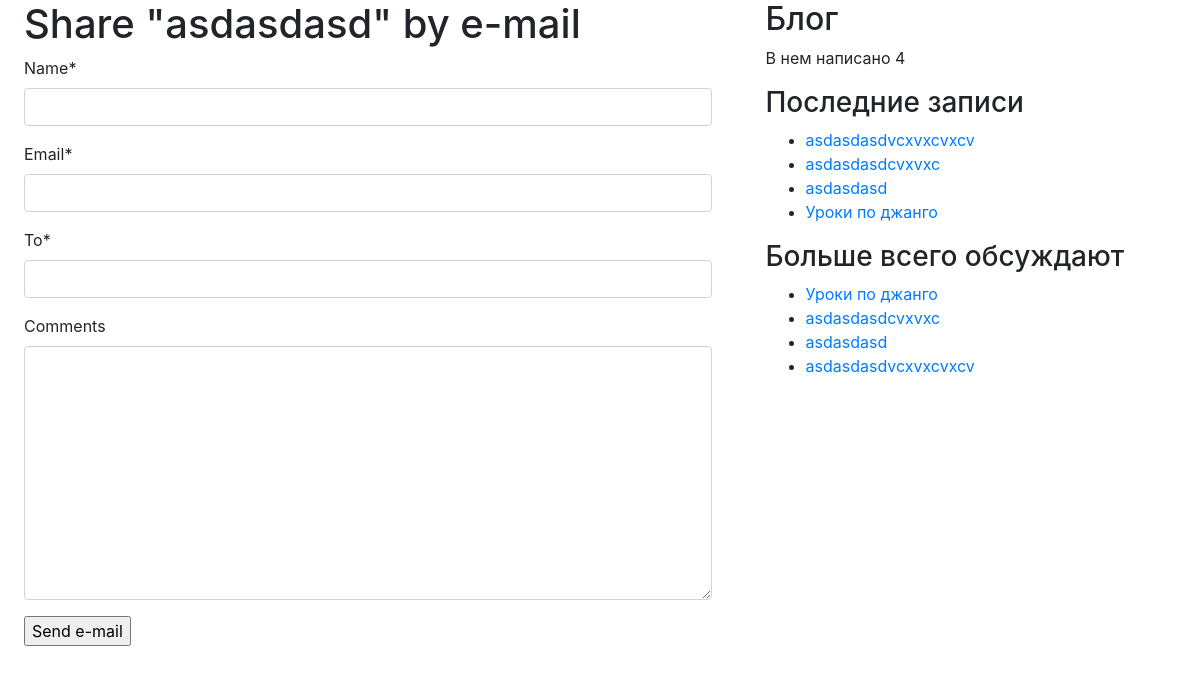
/blog/2/share/, run on the app's committed database.
### blog/models.py (models this page shows)
class Post(models.Model):
    def get_absolute_url(self):
        return reverse('post_detail',
                       args=[self.publish.year,
                             self.publish.strftime('%m'),
                             self.publish.strftime('%d'),
                             self.slug])
    STATUS_CHOICES = (
        ('draft', 'Draft'),
        ('published', 'Published'),
    )
    title = models.CharField(max_length=250)
    slug = models.SlugField(max_length=250, unique_for_date='publish')
    author = models.ForeignKey(User, related_name='blog_posts', on_delete=models.DO_NOTHING)
    body = models.TextField()
    publish = models.DateTimeField(default=timezone.now)
    created = models.DateTimeField(auto_now_add=True)
    updated = models.DateTimeField(auto_now=True)
    status = models.CharField(max_length=10, choices=STATUS_CHOICES, default='draft')
    tags = TaggableManager()

### blog/views.py (the view)
# urls.py: path('<int:post_id>/share/', views.post_share, name='post_share'),
def post_share(request, post_id):
    post = get_object_or_404(Post, id=post_id, status='published')
    sent = False
    if request.method == 'POST':
        form = EmailPostForm(request.POST)
        if form.is_valid():
            cd = form.cleaned_data
            post_url = request.build_absolute_uri(post.get_absolute_url())
            subject = '{} ({}) recommends you reading "{}"'.format(cd['name'], cd['email'], post.title)
            message = 'Read "{}" at {}\n\n{}\'s comments: {}'.format(post.title, post_url, cd['name'], cd['comments'])
            send_mail(subject, message, 'admin@myblog.com', [cd['to']])
            sent = True
    else:
        form = EmailPostForm()
    return render(request, 'blog/post/share.html', {'post': post,
                                                    'form': form,
                                                    'sent': sent})

### blog/forms.py
class EmailPostForm(forms.Form):
    name = forms.CharField(max_length=25)
    email = forms.EmailField()
    to = forms.EmailField()
    comments = forms.CharField(required=False,
                               widget=forms.Textarea)

### blog/templatetags/blog_tags.py (called while the page is built)
@register.simple_tag()
def total_posts():
    return Post.objects.all().count()

@register.inclusion_tag('blog/post/latest_posts.html')
def show_latest_posts(count=5):
    latest_posts = Post.objects.all().order_by('-publish')[:count]
    return {'latest_posts': latest_posts}

@register.simple_tag
def get_most_commented_posts(count=5):
    return Post.objects.all().annotate(total_comments=Count('comments')).order_by('-total_comments')[:count]

### templates/blog/post/share.html (shortened to what this page needs)
{% extends "blog/base.html" %}
{% load crispy_forms_tags %}
{% block content %}
    {% if sent %}
        <h1>E-mail successfully sent</h1>
        <p>
            "{{ post.title }}" was successfully sent to {{ cd.to }}.
        </p>
    {% else %}
        <h1>Share "{{ post.title }}" by e-mail</h1>
        <form action="." method="post">
            {{ form|crispy }}
            <input type="submit" value="Send e-mail">
        </form>
    {% endif %}
{% endblock %}

### templates/blog/base.html (shortened to what this page needs)
{% load blog_tags %}
{% load static %}
{% load bootstrap3 %}
{% load crispy_forms_tags %}
<!DOCTYPE html>
<html lang="en">
<head>
    <link rel="stylesheet" href="https://maxcdn.bootstrapcdn.com/bootstrap/4.0.0/css/bootstrap.min.css"
>
    <link rel="stylesheet" href="https://stackpath.bootstrapcdn.com/bootstrap/4.1.3/css/bootstrap.min.css"
>
</head>
<body>
<div class="row">
    <div id="content" class="col-7 justify-content-center mx-4">
        {% block content %}
        {% endblock %}
    </div>
    <div id="sidebar" class="col-4  justify-content-center ">
        <h2>Блог</h2>
        <p>В нем написано {% total_posts %}</p>
        <h3>Последние записи</h3>
        {% show_latest_posts %}
        <h3>Больше всего обсуждают</h3>
        {% get_most_commented_posts as most_commented_posts %}
        <ul>
            {% for post in most_commented_posts %}
                <li>
                    <a href="{{ post.get_absolute_url }}">{{ post.title }}</a>
                </li>
            {% endfor %}
        </ul>
    </div>
</div>
</body>
</html>

### templates/blog/post/latest_posts.html
<ul>
    {% for post in latest_posts %}
        <li>
            <a href="{{ post.get_absolute_url }}">{{ post.title }}</a>
        </li>
    {% endfor %}
</ul>

### data on the page
Post: title "asdasdasd"
Post: title "asdasdasdvcxvxcvxcv"
Post: title "asdasdasdcvxvxc"
Post: title "Уроки по джанго"
